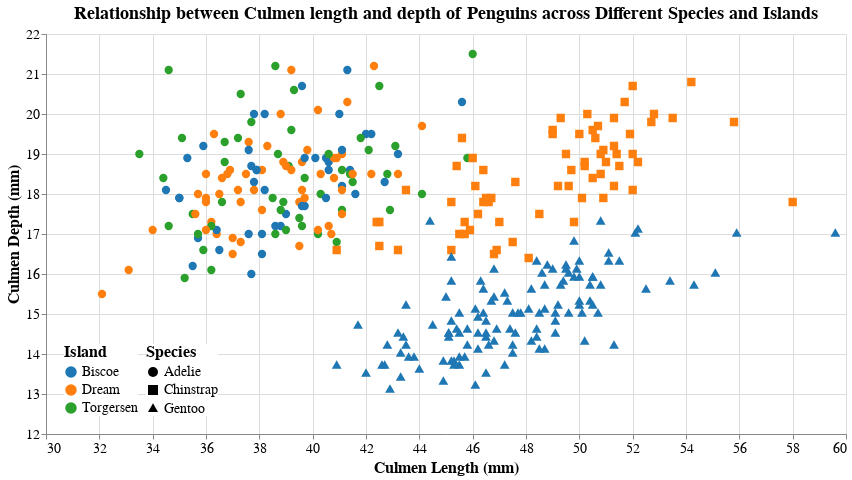

Notebook code for this chart:
### Code cell
dropdown = alt.binding_select (options=penguins_df["species"].unique(), name="Select a species:")
selection = alt.selection(type='single', fields=['species'], bind=dropdown)

scatter = alt.Chart(penguins_df, title='Relationship between Culmen length and depth of Penguins across Different Species and Islands').mark_point(size=40).encode(
    x=alt.X('culmen_length_mm', scale=alt.Scale(domain=[30, 60]), title='Culmen Length (mm)'),
    y=alt.Y('culmen_depth_mm', scale=alt.Scale(domain=[12, 22]), title='Culmen Depth (mm)'),
    color=alt.Color('island', scale=colors, legend=alt.Legend(title='Island')),
    shape=alt.Shape('species', scale=alt.Scale(range=['circle', 'square', 'triangle']), legend=alt.Legend(title='Species')),
    fill=alt.Fill('island:N', scale=colors),
    tooltip=['island', 'body_mass_g'],
    opacity=alt.condition(selection, alt.value(1), alt.value(.2))
).add_selection(selection)

chart = scatter.properties(
    width=800,
    height=400
).configure_axis(
    labelFontSize=14,
    titleFontSize=16
).configure_legend(
    titleFontSize=16,
    labelFontSize=14,
    orient='bottom-left',
    fillColor='#FFFFFF',
).configure_title(
    fontSize=18,
    fontWeight='bold')


chart.configure_view(stroke=None)

### Figure 1 — Vega-Lite specification as saved in the notebook (floating-point values rounded to 4 significant figures; data arrays with more than 128 entries replaced by an {"elided": "..."} marker saying what was removed)
{"config": {"view": {"continuousWidth": 400, "continuousHeight": 300, "stroke": null}, "axis": {"labelFontSize": 14, "titleFontSize": 16}, "legend": {"fillColor": "#FFFFFF", "labelFontSize": 14, "orient": "bottom-left", "titleFontSize": 16}, "title": {"fontSize": 18, "fontWeight": "bold"}}, "data": {"name": "data-98dc9131c0a33040430298fe6e3c3474"}, "mark": {"type": "point", "size": 40}, "encoding": {"color": {"field": "island", "legend": {"title": "Island"}, "scale": {"domain": ["Biscoe", "Dream", "Torgersen"], "range": ["#1f77b4", "#ff7f0e", "#2ca02c"]}, "type": "nominal"}, "fill": {"field": "island", "scale": {"domain": ["Biscoe", "Dream", "Torgersen"], "range": ["#1f77b4", "#ff7f0e", "#2ca02c"]}, "type": "nominal"}, "opacity": {"condition": {"value": 1, "selection": "selector002"}, "value": 0.2}, "shape": {"field": "species", "legend": {"title": "Species"}, "scale": {"range": ["circle", "square", "triangle"]}, "type": "nominal"}, "tooltip": [{"field": "island", "type": "nominal"}, {"field": "body_mass_g", "type": "quantitative"}], "x": {"field": "culmen_length_mm", "scale": {"domain": [30, 60]}, "title": "Culmen Length (mm)", "type": "quantitative"}, "y": {"field": "culmen_depth_mm", "scale": {"domain": [12, 22]}, "title": "Culmen Depth (mm)", "type": "quantitative"}}, "height": 400, "selection": {"selector002": {"type": "single", "fields": ["species"], "bind": {"input": "select", "options": ["Adelie", "Chinstrap", "Gentoo"], "name": "Select a species:"}}}, "title": "Relationship between Culmen length and depth of Penguins across Different Species and Islands", "width": 800, "$schema": "https://vega.github.io/schema/vega-lite/v4.17.0.json", "datasets": {"data-98dc9131c0a33040430298fe6e3c3474": {"elided": "333 records"}}}
